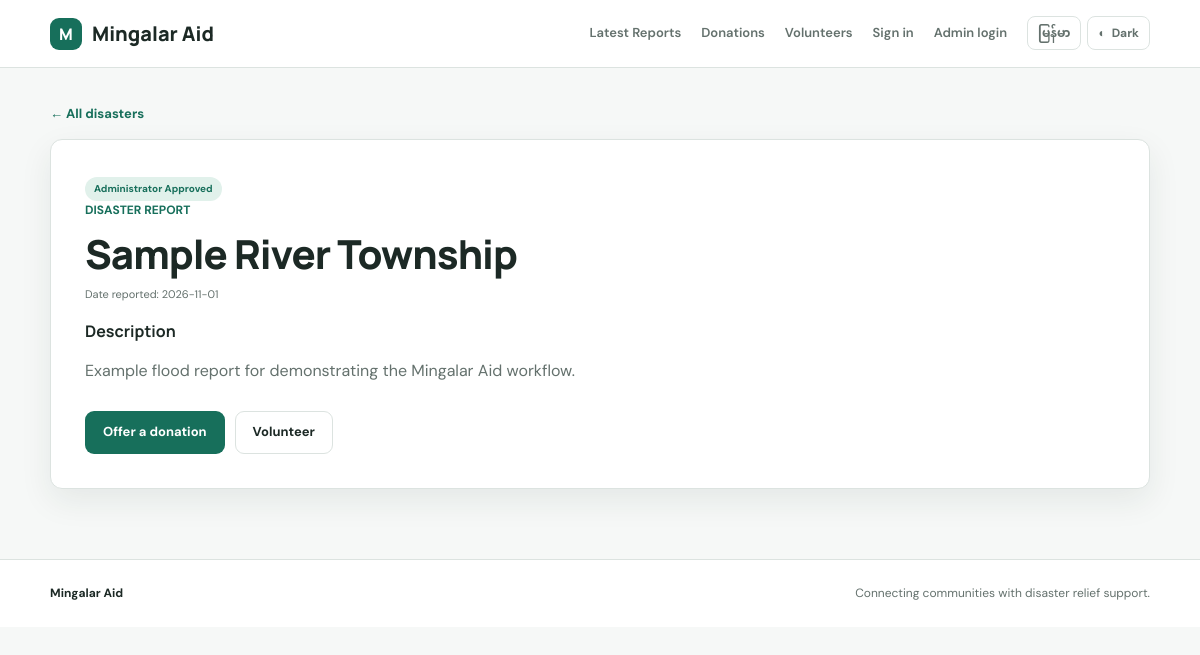
/disasters/1, run on the app's committed database.
### tables this page shows
CREATE TABLE disasters (
            id INTEGER PRIMARY KEY AUTOINCREMENT,
            disaster_date TEXT NOT NULL,
            place TEXT NOT NULL,
            description TEXT NOT NULL,
            evidence_url TEXT,
            status TEXT NOT NULL DEFAULT 'pending',
            submitted_at TEXT NOT NULL
        );

### app.py (the view)
@app.route("/disasters/<int:disaster_id>")
def disaster_detail(disaster_id):
    with get_db() as db:
        disaster = db.execute(
            "SELECT * FROM disasters WHERE id = ? AND status = 'approved'", (disaster_id,)
        ).fetchone()
    if disaster is None:
        abort(404)
    return render_template("disaster_detail.html", disaster=disaster)

### app.py (called while the page is built)
def get_db():
    conn = sqlite3.connect(DATABASE)
    conn.row_factory = sqlite3.Row
    return conn

### templates/disaster_detail.html (shortened to what this page needs)
{% extends "base.html" %}
{% block content %}
<a class="back-link" href="{{ url_for('disasters') }}">← All disasters</a>
<article class="detail-panel">
  <span class="status approved">Administrator approved</span>
  <p class="eyebrow">DISASTER REPORT</p><h1>{{ disaster.place }}</h1>
  <p class="date">Date reported: {{ disaster.disaster_date }}</p>
  <h3>Description</h3><p class="detail-description">{{ disaster.description }}</p>
  <div class="detail-actions"><a class="button primary" href="{{ url_for('donate', disaster_id=disaster.id) }}">Offer a donation</a><a class="button secondary" href="{{ url_for('volunteer', disaster_id=disaster.id) }}">Volunteer</a></div>
</article>
{% endblock %}

### static/css/style.css (style rules this page uses)
:root { color-scheme: light; --bg: #f6f8f7; --surface: #ffffff; --surface-soft: #eef3f1; --text: #1c2925; --muted: #64716d; --border: #dce3e0; --brand: #176f5b; --brand-strong: #105747; --brand-soft: #e1f1eb; --danger: #b43f46; --danger-soft: #fbeaec; --warning: #946516; --warning-soft: #fff3d7; --shadow: 0 12px 32px rgb(22 45 37 / 8%); --radius: 12px; }
* { box-sizing: border-box; }
html { scroll-behavior: smooth; }
body { margin: 0; background: var(--bg); color: var(--text); font-family: 'DM Sans', 'Noto Sans Myanmar', sans-serif; line-height: 1.6; transition: background .2s, color .2s; }
a { color: inherit; text-decoration: none; }
.eyebrow { margin: 0 0 12px; color: var(--brand); font-size: 12px; font-weight: 700; }
.hero h1, .page-heading h1, .form-intro h1, .detail-panel h1, .login-card h1, .auth-form h1 { color: var(--text); font: 800 clamp(36px, 6vw, 62px) / 1.08 'Manrope', 'Noto Sans Myanmar', sans-serif; letter-spacing: -2px; margin: 0 0 20px; }
.hero-actions, .detail-actions, .strip-actions { display: flex; flex-wrap: wrap; gap: 10px; margin-top: 28px; }
.button { display: inline-flex; align-items: center; justify-content: center; min-height: 42px; border: 1px solid transparent; border-radius: 9px; padding: 10px 17px; font-weight: 700; font-size: 13px; cursor: pointer; transition: background .15s, border-color .15s, transform .15s; }
.primary { background: var(--brand); color: #fff; }
.secondary, .light { background: var(--surface); border-color: var(--border); color: var(--text); }
.text-link, .back-link { color: var(--brand); font-size: 13px; font-weight: 700; }
.disaster-card, .support-card, .admin-card, .detail-panel, .form-card, .table-wrap { background: var(--surface); border: 1px solid var(--border); border-radius: var(--radius); box-shadow: var(--shadow); }
.status { display: inline-block; border-radius: 999px; padding: 4px 9px; font-size: 10px; font-weight: 700; text-transform: capitalize; }
.status.approved { background: var(--brand-soft); color: var(--brand); }
.date { color: var(--muted); font-size: 11px; }
.back-link { display: inline-block; margin: 36px 0 14px; }
.detail-panel { margin-bottom: 70px; padding: 34px; }
.detail-panel h1 { margin: 10px 0; font-size: 40px; letter-spacing: -1px; }
.detail-panel h3 { color: var(--text); font: 700 16px 'Manrope', 'Noto Sans Myanmar', sans-serif; }
.detail-description { color: var(--muted); white-space: pre-wrap; }

### data on the page
disasters: place "Sample River Township", disaster_date "2026-11-01", description "Example flood report for demonstrating the Mingalar Aid workflow."
